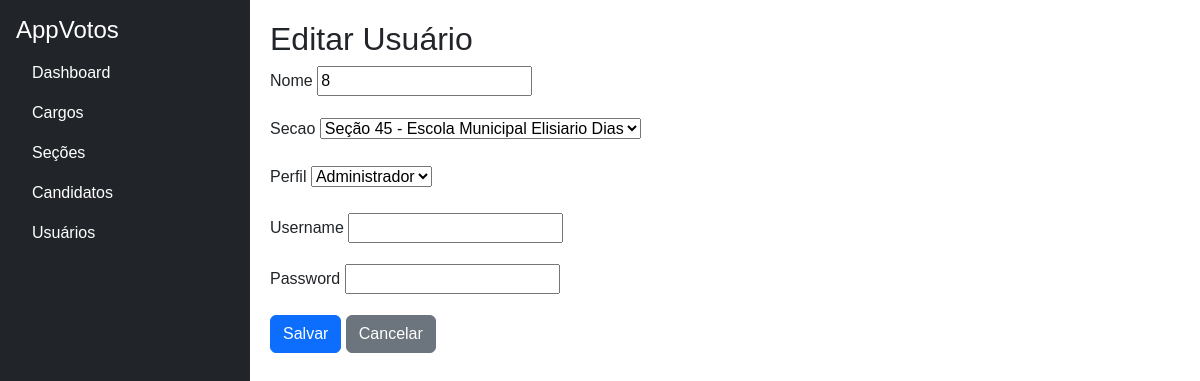
The app's page /usuarios/13/editar/ with its own data.
### votacao/models.py (models this page shows, shortened)
class Usuario(models.Model):
    user = models.OneToOneField(User, on_delete=models.CASCADE, related_name='usuario')
    secao = models.ForeignKey(Secao, on_delete=models.CASCADE)
    perfil = models.CharField(max_length=20, choices=[('admin', 'Admin'), ('fiscal', 'Fiscal')])
    nome = models.CharField(max_length=255)

### votacao/views.py (the view)
# urls.py: path('usuarios/<int:id>/editar/', views.usuario_update, name='usuario_update'),
def usuario_update(request, id):
    usuario = get_object_or_404(Usuario, id=id)
    if request.method == 'POST':
        form = UsuarioForm(request.POST, instance=usuario)
        if form.is_valid():
            form.save()
            return redirect('usuario_list')
    else:
        form = UsuarioForm(instance=usuario)
    return render(request, 'votacao/usuario_form.html', {'form': form})

### votacao/forms.py (shortened to what this page needs)
class UsuarioForm(forms.ModelForm):
    username = forms.CharField(max_length=150)
    password = forms.CharField(widget=forms.PasswordInput)
    perfil = forms.ChoiceField(choices=[('admin', 'Administrador'), ('fiscal', 'Fiscal')])
    class Meta:
        model = Usuario
        fields = ['nome', 'secao','perfil']

### votacao/models.py (called while the page is built)
    def __str__(self):
        return f"Seção {self.numero} - {self.local}"

### votacao/templates/votacao/usuario_form.html (shortened to what this page needs)
{% extends "votacao/base_generic.html" %}
{% block content %}
  <h2>{% if form.instance.pk %}Editar Usuário{% else %}Adicionar Usuário{% endif %}</h2>
  <form method="post" class="needs-validation" novalidate>
    {% for field in form %}
        <div class="mb-3">
            <label for="{{ field.id_for_label }}" class="form-label">{{ field.label }}</label>
            {{ field }}
        </div>
    {% endfor %}
    <button type="submit" class="btn btn-primary">Salvar</button>
    <a href="{% url 'usuario_list' %}" class="btn btn-secondary">Cancelar</a>
  </form>
{% endblock %}

### votacao/templates/votacao/base_generic.html (style rules this page uses)
body { font-family: Arial, sans-serif; }

### records on screen
Usuario: form "8" "Seção 45 - Escola Municipal Elisiario Dias" "Administrador"

### other values on screen
{{ field.label }} "Nome" "Secao" "Perfil" "Username" "Password"
